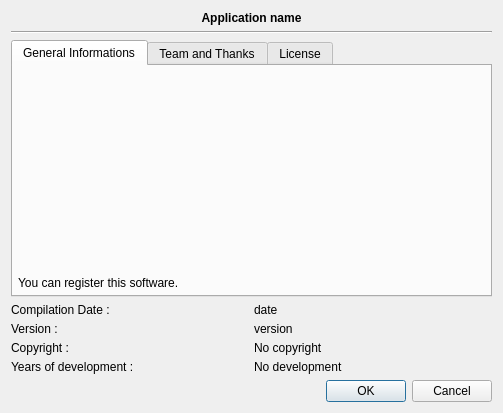
<?xml version="1.0" encoding="UTF-8"?>
<ui version="4.0">
 <class>tkAboutDialog</class>
 <widget class="QDialog" name="tkAboutDialog">
  <property name="geometry">
   <rect>
    <x>0</x>
    <y>0</y>
    <width>503</width>
    <height>413</height>
   </rect>
  </property>
  <property name="windowTitle">
   <string>Dialog</string>
  </property>
  <layout class="QGridLayout" name="gridLayout_2">
   <item row="0" column="0">
    <widget class="QLabel" name="applicationNameLabel">
     <property name="sizePolicy">
      <sizepolicy hsizetype="Preferred" vsizetype="Fixed">
       <horstretch>0</horstretch>
       <verstretch>0</verstretch>
      </sizepolicy>
     </property>
     <property name="font">
      <font>
       <weight>75</weight>
       <bold>true</bold>
      </font>
     </property>
     <property name="text">
      <string>Application name</string>
     </property>
     <property name="alignment">
      <set>Qt::AlignCenter</set>
     </property>
    </widget>
   </item>
   <item row="1" column="0">
    <widget class="Line" name="line">
     <property name="orientation">
      <enum>Qt::Horizontal</enum>
     </property>
    </widget>
   </item>
   <item row="4" column="0">
    <layout class="QGridLayout" name="gridLayout">
     <property name="spacing">
      <number>5</number>
     </property>
     <item row="0" column="0">
      <widget class="QLabel" name="label_3">
       <property name="sizePolicy">
        <sizepolicy hsizetype="Preferred" vsizetype="Fixed">
         <horstretch>0</horstretch>
         <verstretch>0</verstretch>
        </sizepolicy>
       </property>
       <property name="text">
        <string>Compilation Date :</string>
       </property>
      </widget>
     </item>
     <item row="0" column="1">
      <widget class="QLabel" name="compilDateLbl">
       <property name="sizePolicy">
        <sizepolicy hsizetype="Preferred" vsizetype="Fixed">
         <horstretch>0</horstretch>
         <verstretch>0</verstretch>
        </sizepolicy>
       </property>
       <property name="text">
        <string>date</string>
       </property>
      </widget>
     </item>
     <item row="1" column="0">
      <widget class="QLabel" name="label_4">
       <property name="sizePolicy">
        <sizepolicy hsizetype="Preferred" vsizetype="Fixed">
         <horstretch>0</horstretch>
         <verstretch>0</verstretch>
        </sizepolicy>
       </property>
       <property name="text">
        <string>Version :</string>
       </property>
      </widget>
     </item>
     <item row="1" column="1">
      <widget class="QLabel" name="versionLbl">
       <property name="sizePolicy">
        <sizepolicy hsizetype="Preferred" vsizetype="Fixed">
         <horstretch>0</horstretch>
         <verstretch>0</verstretch>
        </sizepolicy>
       </property>
       <property name="text">
        <string>version</string>
       </property>
      </widget>
     </item>
     <item row="2" column="0">
      <widget class="QLabel" name="label_2">
       <property name="text">
        <string>Copyright :</string>
       </property>
      </widget>
     </item>
     <item row="2" column="1">
      <widget class="QLabel" name="copyrightLabel">
       <property name="text">
        <string>No copyright</string>
       </property>
      </widget>
     </item>
     <item row="3" column="0">
      <widget class="QLabel" name="label_6">
       <property name="text">
        <string>Years of development :</string>
       </property>
      </widget>
     </item>
     <item row="3" column="1">
      <widget class="QLabel" name="yearsLabel">
       <property name="text">
        <string>No development</string>
       </property>
      </widget>
     </item>
    </layout>
   </item>
   <item row="5" column="0">
    <widget class="QDialogButtonBox" name="buttonBox">
     <property name="orientation">
      <enum>Qt::Horizontal</enum>
     </property>
     <property name="standardButtons">
      <set>QDialogButtonBox::Cancel|QDialogButtonBox::Ok</set>
     </property>
    </widget>
   </item>
   <item row="2" column="0">
    <widget class="QTabWidget" name="tabWidget">
     <property name="currentIndex">
      <number>0</number>
     </property>
     <widget class="QWidget" name="generalInformations">
      <attribute name="title">
       <string>General Informations</string>
      </attribute>
      <layout class="QGridLayout" name="gridLayout_5">
       <property name="margin">
        <number>5</number>
       </property>
       <property name="spacing">
        <number>5</number>
       </property>
       <item row="0" column="0">
        <widget class="QLabel" name="aboutLabel">
         <property name="sizePolicy">
          <sizepolicy hsizetype="Expanding" vsizetype="Expanding">
           <horstretch>0</horstretch>
           <verstretch>0</verstretch>
          </sizepolicy>
         </property>
         <property name="font">
          <font>
           <family>Arial</family>
          </font>
         </property>
         <property name="text">
          <string>&lt;!DOCTYPE HTML PUBLIC &quot;-//W3C//DTD HTML 4.0//EN&quot; &quot;http://www.w3.org/TR/REC-html40/strict.dtd&quot;&gt;
&lt;html&gt;&lt;head&gt;&lt;meta name=&quot;qrichtext&quot; content=&quot;1&quot; /&gt;&lt;style type=&quot;text/css&quot;&gt;
p, li { white-space: pre-wrap; }
&lt;/style&gt;&lt;/head&gt;&lt;body style=&quot; font-family:'Arial'; font-size:13pt; font-weight:400; font-style:normal;&quot;&gt;
&lt;p style=&quot;-qt-paragraph-type:empty; margin-top:0px; margin-bottom:0px; margin-left:0px; margin-right:0px; -qt-block-indent:0; text-indent:0px;&quot;&gt;&lt;/p&gt;&lt;/body&gt;&lt;/html&gt;</string>
         </property>
         <property name="scaledContents">
          <bool>true</bool>
         </property>
         <property name="wordWrap">
          <bool>true</bool>
         </property>
         <property name="openExternalLinks">
          <bool>true</bool>
         </property>
        </widget>
       </item>
       <item row="1" column="0">
        <widget class="QLabel" name="registerLbl">
         <property name="sizePolicy">
          <sizepolicy hsizetype="Preferred" vsizetype="Fixed">
           <horstretch>0</horstretch>
           <verstretch>0</verstretch>
          </sizepolicy>
         </property>
         <property name="text">
          <string>You can register this software.</string>
         </property>
         <property name="wordWrap">
          <bool>true</bool>
         </property>
        </widget>
       </item>
      </layout>
     </widget>
     <widget class="QWidget" name="team">
      <attribute name="title">
       <string>Team and Thanks</string>
      </attribute>
      <layout class="QGridLayout" name="gridLayout_3">
       <item row="0" column="0">
        <widget class="tkScrollingWidget" name="teamWidget" native="true"/>
       </item>
      </layout>
     </widget>
     <widget class="QWidget" name="license">
      <attribute name="title">
       <string>License</string>
      </attribute>
      <layout class="QGridLayout" name="gridLayout_4">
       <property name="margin">
        <number>0</number>
       </property>
       <property name="spacing">
        <number>5</number>
       </property>
       <item row="1" column="0">
        <widget class="QTextBrowser" name="licenseTextBrowser"/>
       </item>
       <item row="0" column="0">
        <widget class="QLabel" name="licenseLabel">
         <property name="sizePolicy">
          <sizepolicy hsizetype="Preferred" vsizetype="Fixed">
           <horstretch>0</horstretch>
           <verstretch>0</verstretch>
          </sizepolicy>
         </property>
         <property name="font">
          <font>
           <weight>75</weight>
           <bold>true</bold>
          </font>
         </property>
         <property name="text">
          <string>License</string>
         </property>
         <property name="alignment">
          <set>Qt::AlignCenter</set>
         </property>
        </widget>
       </item>
      </layout>
     </widget>
    </widget>
   </item>
  </layout>
 </widget>
 <customwidgets>
  <customwidget>
   <class>tkScrollingWidget</class>
   <extends>QWidget</extends>
   <header>tkScrollingWidget.h</header>
   <container>1</container>
  </customwidget>
 </customwidgets>
 <resources/>
 <connections>
  <connection>
   <sender>buttonBox</sender>
   <signal>accepted()</signal>
   <receiver>tkAboutDialog</receiver>
   <slot>accept()</slot>
   <hints>
    <hint type="sourcelabel">
     <x>248</x>
     <y>254</y>
    </hint>
    <hint type="destinationlabel">
     <x>157</x>
     <y>274</y>
    </hint>
   </hints>
  </connection>
  <connection>
   <sender>buttonBox</sender>
   <signal>rejected()</signal>
   <receiver>tkAboutDialog</receiver>
   <slot>reject()</slot>
   <hints>
    <hint type="sourcelabel">
     <x>316</x>
     <y>260</y>
    </hint>
    <hint type="destinationlabel">
     <x>286</x>
     <y>274</y>
    </hint>
   </hints>
  </connection>
 </connections>
</ui>
